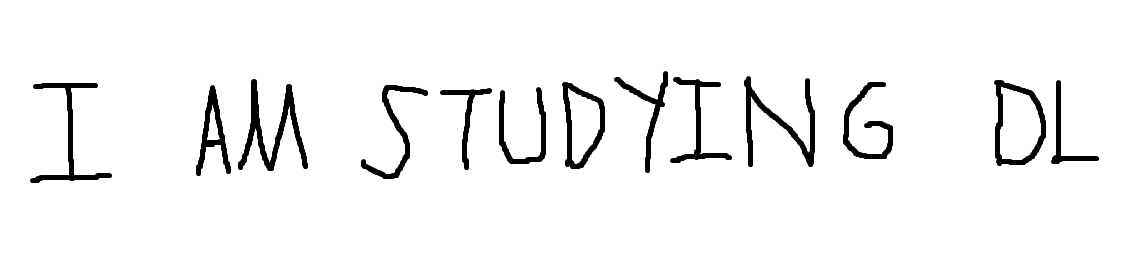
#> input picture project_final/pictures/hand.png, 1130 x 259 px, found by its file name
$ jupyter execute --allow-errors model.ipynb   (shell and % lines are left out)
#> lines starting #> are read from the running program, lines starting #| are printed output that depends on the picture; after the words box and inside, x2 and y2 are one past the last pixel; in counts of white or black regions, pixels touching at a corner belong together
[cell 1]
import tensorflow as tf
from tensorflow import keras
import numpy as np
import pandas as pd

[cell 2]
mnist = keras.datasets.mnist
#> (the rest of this cell did not finish here and is left out)

#> (a cell that did not finish here is left out)

[cell 4]
# join datasets
# split AZ data in train and test
from sklearn.model_selection import train_test_split

#> (the rest of this cell did not finish here and is left out)

[cell 5]
import tensorflow as tf
from tensorflow.keras.optimizers import RMSprop,Adam
#> (the rest of this cell did not finish here and is left out)

[cell 6]
from tensorflow.keras.preprocessing.image import ImageDataGenerator
#> (the rest of this cell did not finish here and is left out)

#> (a cell that did not finish here is left out)

#> (a cell that did not finish here is left out)

[cell 9]
import matplotlib.pyplot as plt


    # Print accuracy and loss function
fig = plt.figure(figsize=(12, 6))
ax = fig.add_subplot(1, 2, 1)
#> (the rest of this cell did not finish here and is left out)

[cell 10]
from tensorflow.keras.models import load_model
import tensorflow as tf
import cv2
import matplotlib.pyplot as plt

import imutils
from imutils.contours import sort_contours

[cell 11]
# loads the model with the keras load_model function
model_path = "model_v2"
print("Loading NN model...")
#> (the rest of this cell did not finish here and is left out)

[cell 12]
image_path = 'hand.png'
image = cv2.imread(image_path)
#> image is the input picture: shape (259, 1130, 3); min 0, max 255, mean 243.2

[cell 13]
gray = cv2.cvtColor(image, cv2.COLOR_BGR2GRAY)
cropped = gray[5:,:]
blurred = cv2.GaussianBlur(cropped, (5, 5), 0)
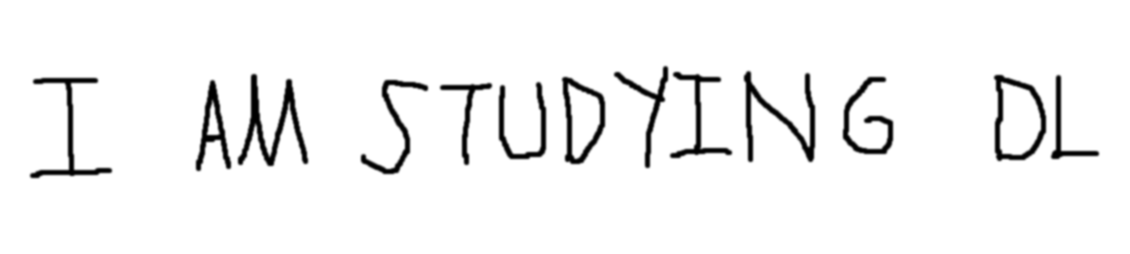
#> blurred: shape (254, 1130); min 0, max 255, mean 243


from matplotlib import cm
fig = plt.figure(figsize=(16,4))
ax = plt.subplot(1,4,1)
ax.imshow(image)
ax.set_title('original image')

ax = plt.subplot(1,4,2)
ax.imshow(gray,cmap=cm.binary_r)
ax.set_axis_off()
ax.set_title('grayscale image')

ax = plt.subplot(1,4,3)
ax.imshow(cropped,cmap=cm.binary_r)
ax.set_axis_off()
ax.set_title('cropped image')

ax = plt.subplot(1,4,4)
ax.imshow(blurred,cmap=cm.binary_r)
ax.set_axis_off()
ax.set_title('blurred image')
#plt.imshow(gray,cmap=cm.binary_r)
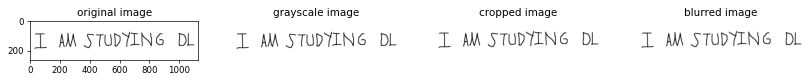
#> figure drawn by matplotlib, 4 panels

[cell 14]
# perform edge detection, find contours in the edge map, and sort the
# resulting contours from left-to-right
edged = cv2.Canny(blurred, 30, 250) #low_threshold, high_threshold
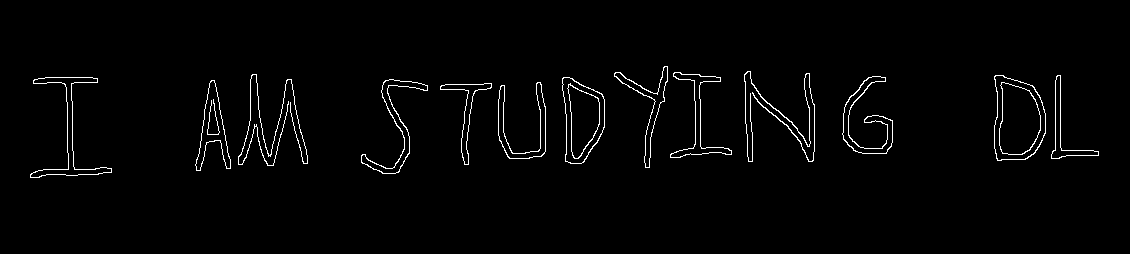
#> edged: shape (254, 1130); 1.9% white in thin lines or dots, all inside (x1, y1, x2, y2) = (30, 66, 1099, 178)
cnts = cv2.findContours(edged.copy(), cv2.RETR_EXTERNAL,cv2.CHAIN_APPROX_SIMPLE)
#> cnts = 13 contours; largest, box (x1, y1, x2, y2) and area: (994, 75, 1046, 161) 3530, (562, 77, 605, 164) 2660, (195, 80, 231, 171) 1230, (30, 77, 112, 178) 1196, (842, 76, 893, 154) 1020
cnts = imutils.grab_contours(cnts)
cnts = sort_contours(cnts, method="left-to-right")[0]

figure = plt.figure(figsize=(7,7))
plt.axis('off')
plt.imshow(edged,cmap=cm.binary_r)

[cell 15]
import numpy as np
chars = []
mylist_w=[]
mylist_x=[]
# loop over the contours
for c in cnts:
	# compute the bounding box of the contour and isolate ROI
  (x, y, w, h) = cv2.boundingRect(c)
  roi = cropped[y:y + h, x:x + w]
  mylist_x.append(x)
  mylist_w.append(x+w)

  #binarize image, finds threshold with OTSU method
  thresh = cv2.threshold(roi, 0, 255,cv2.THRESH_BINARY_INV | cv2.THRESH_OTSU)[1]

  # resize largest dimension to input size
  (tH, tW) = thresh.shape
  if tW > tH:
    thresh = imutils.resize(thresh, width=28)
  # otherwise, resize along the height
  else:
    thresh = imutils.resize(thresh, height=28)

  # find how much is needed to pad
  (tH, tW) = thresh.shape
  dX = int(max(0, 28 - tW) / 2.0)
  dY = int(max(0, 28 - tH) / 2.0)
  # pad the image and force 28 x 28 dimensions
  padded = cv2.copyMakeBorder(thresh, top=dY, bottom=dY,
    left=dX, right=dX, borderType=cv2.BORDER_CONSTANT,
    value=(0, 0, 0))
  padded = cv2.resize(padded, (28, 28))
  # reshape and rescale padded image for the model
  padded = padded.astype("float32") / 255.0
  padded = np.expand_dims(padded, axis=-1)
  # append image and bounding box data in char list
  chars.append((padded, (x, y, w, h)))
#> this loop made 13 passes
#> (x, y, w, h, dX) on passes 1 to 12: (30, 77, 82, 101, 3), (195, 80, 36, 91, 8), (238, 74, 70, 92, 3), (361, 79, 67, 95, 4), (440, 83, 52, 82, 5), (498, 82, 48, 77, 5), (562, 77, 43, 87, 7), (614, 66, 54, 102, 7), (670, 72, 62, 86, 4), (744, 71, 71, 91, 3), (842, 76, 51, 78, 5), (994, 75, 52, 86, 6)
#> pass 1, `roi = cropped[y:y + h, x:x + w]`:
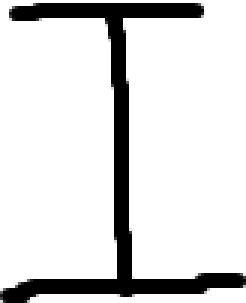
#> roi: shape (101, 82) (shown 3 times larger); min 0, max 255, mean 218.4
#> pass 1, `thresh = cv2.threshold(roi, 0, 255,cv2.THRESH_BINARY_INV | cv2.THRESH_..`:
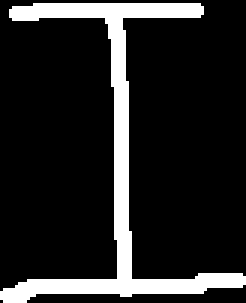
#> thresh: shape (101, 82) (shown 3 times larger); 14.4% white; 1 white region, box (x1, y1, x2, y2) and area: (0, 1, 82, 101) 1195
#> pass 1, `thresh = imutils.resize(thresh, height=28)`:
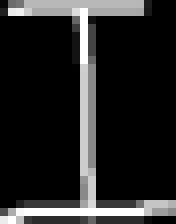
#> thresh: shape (28, 22) (shown 8 times larger); min 0, max 255, mean 36.8
#> pass 1, `padded = cv2.copyMakeBorder(thresh, top=dY, bottom=dY, left=dX, right=..`:
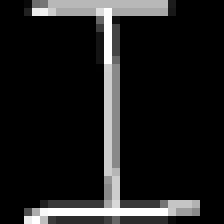
#> padded: shape (28, 28) (shown 8 times larger); min 0, max 255, mean 28.9
#> after the loop:
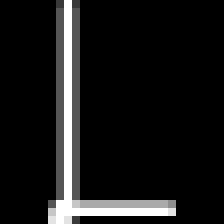
#> padded: shape (28, 28, 1) float32 (shown 8 times larger); min 0, max 1, mean 0.0907
#> after the loop:
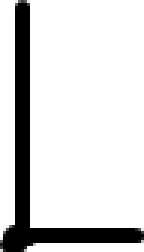
#> roi: shape (84, 48) (shown 3 times larger); min 0, max 255, mean 214.8
#> after the loop, chars = 13 items; mylist_w = [112, 231, 308, 428, 492, 546, 605, 668, 732, 815, 893, 1046, 1099]; mylist_x = [30, 195, 238, 361, 440, 498, 562, 614, 670, 744, 842, 994, 1051]

[cell 16]
# plot isolated characters
n_cols = 10
n_rows = np.floor(len(chars)/ n_cols)+1
#> n_rows = 2
fig = plt.figure(figsize=(1.5*n_cols,1.5*n_rows))
for i,char in enumerate(chars):
  ax = plt.subplot(int(n_rows),int(n_cols),i+1)
  ax.imshow(char[0][:,:,0],cmap=cm.binary,aspect='auto')
#> this loop made 13 passes
  #plt.axis('off')
plt.tight_layout()
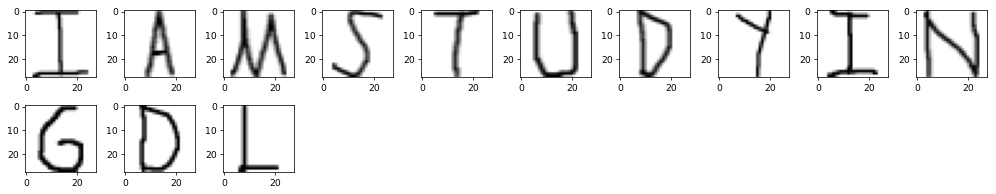
#> figure drawn by matplotlib, 13 panels

[cell 17]
boxes = [b[1] for b in chars]
#> boxes = [(30, 77, 82, 101), (195, 80, 36, 91), (238, 74, 70, 92), (361, 79, 67, 95), (440, 83, 52, 82), (498, 82, 48, 77), (562, 77, 43, 87), (614, 66, 54, 102), (670, 72, 62, 86), (744, 71, 71, 91), (842, 76, 51, 78), (994, 75, 52, 86), (1051, 75, 48, 84)]
chars = np.array([c[0] for c in chars], dtype="float32")
# OCR the characters using our handwriting recognition model
#> (the rest of this cell did not finish here and is left out)

[cell 18]
image = cv2.imread(image_path)
cropped = image[5:,:]
#> cropped: shape (254, 1130, 3)
euc=[]


#> (the rest of this cell did not finish here and is left out)

$ run again, with project_final/pictures/deep.png copied over project_final/pictures/hand.png
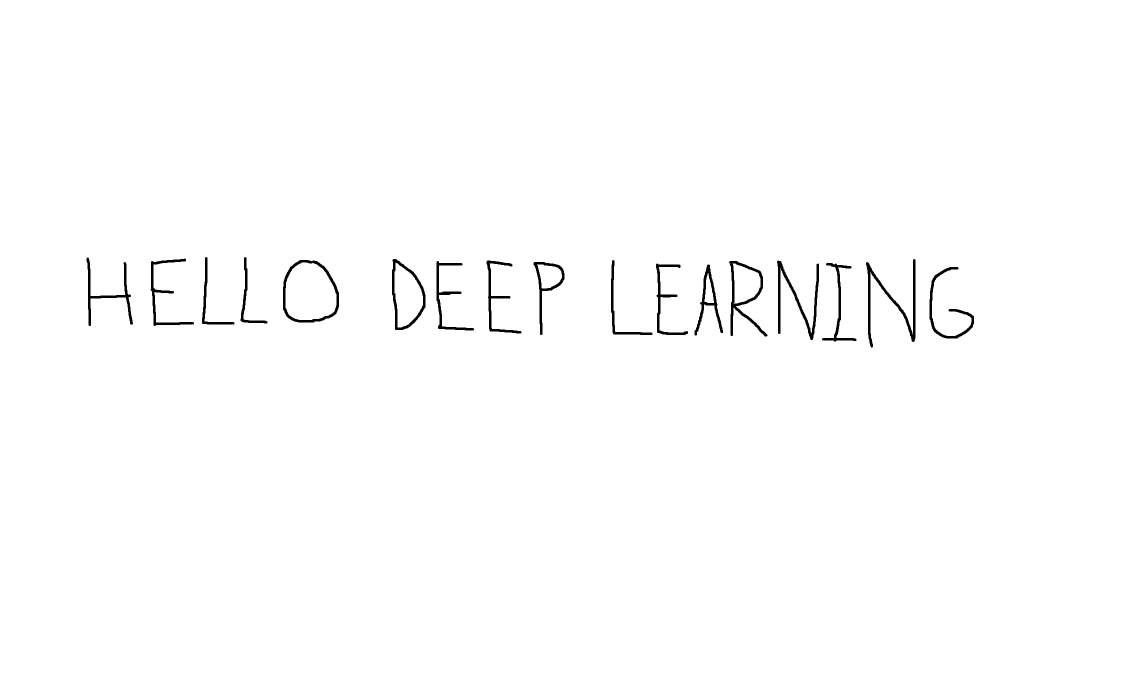
#> input picture project_final/pictures/deep.png, 2256 x 1380 px, found by its file name (shown at 1/2 size)
#> image is the input picture: shape (1380, 2256, 3); min 0, max 255, mean 252.7
#> edged: shape (1375, 2256); 0.36% white in thin lines or dots, all inside (x1, y1, x2, y2) = (173, 509, 1948, 690)
#> cnts = 17 contours; largest, box (x1, y1, x2, y2) and area: (565, 514, 678, 640) 11600, (783, 513, 851, 655) 6876, (1458, 516, 1535, 668) 5405, (1067, 518, 1129, 665) 3138, (1388, 524, 1446, 666) 2255
#> the loop `for c in cnts:` made 17 passes
#> (x, y, w, h, dX) on passes 1 to 8: (173, 510, 93, 137, 4), (301, 512, 87, 135, 5), (403, 509, 66, 135, 7), (481, 509, 54, 133, 8), (565, 514, 113, 126, 1), (783, 513, 68, 142, 7), (872, 517, 76, 139, 6), (973, 516, 70, 146, 7)
#> after the loop `for c in cnts:`:
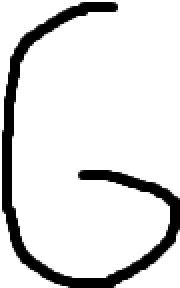
#> roi: shape (144, 90) (shown 2 times larger); min 0, max 255, mean 221.7
#> after the loop `for c in cnts:`: chars = 17 items; mylist_w = [266, 388, 469, 535, 678, 851, 948, 1043, 1129, 1305, 1376, 1446, 1535, 1638, 1713, 1831, 1948]; mylist_x = [173, 301, 403, 481, 565, 783, 872, 973, 1067, 1221, 1312, 1388, 1458, 1554, 1644, 1732, 1858]
#> n_rows = 2
#> the loop `for i,char in enumerate(chars):` made 17 passes
#> boxes = 17 items, first 6: (173, 510, 93, 137), (301, 512, 87, 135), (403, 509, 66, 135), (481, 509, 54, 133), (565, 514, 113, 126), (783, 513, 68, 142)
